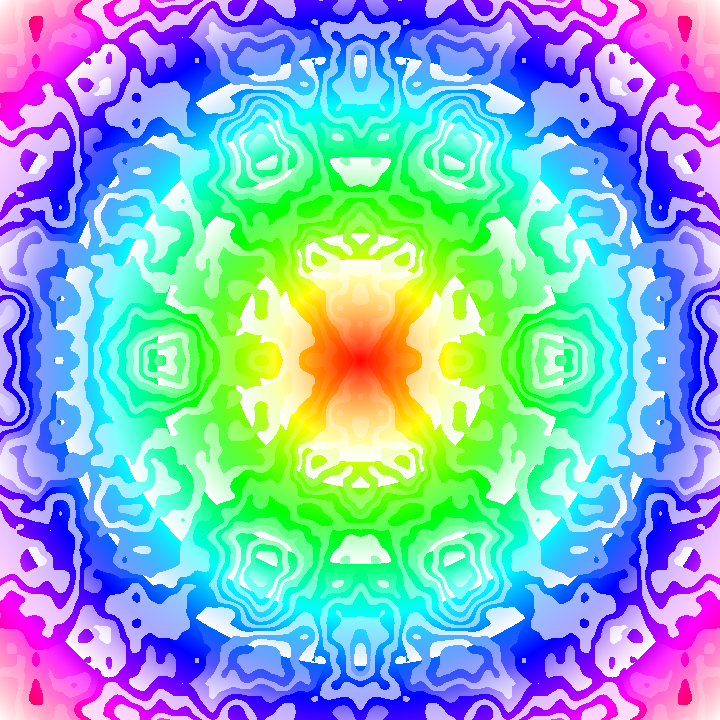
Frame 1 (no input)
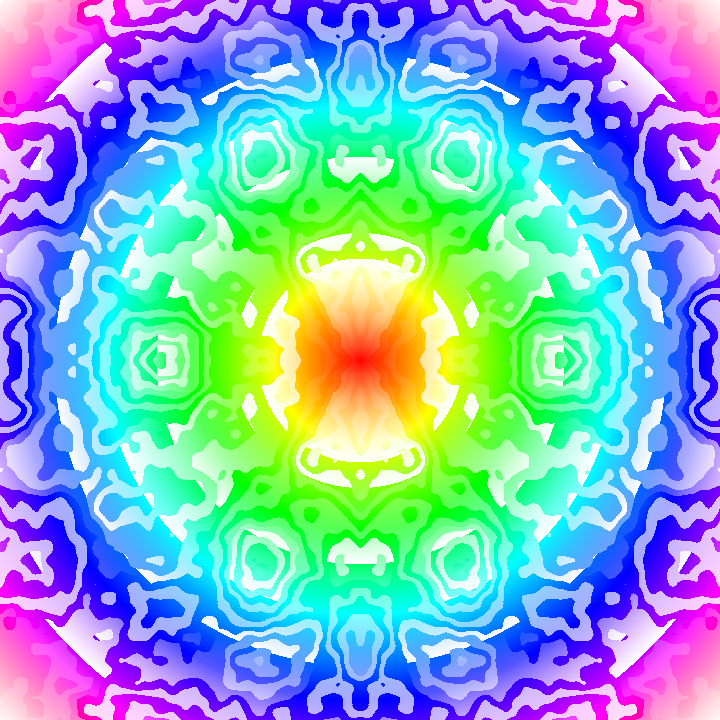
Frame 60 (the mouse pressed at the canvas centre just before this capture)
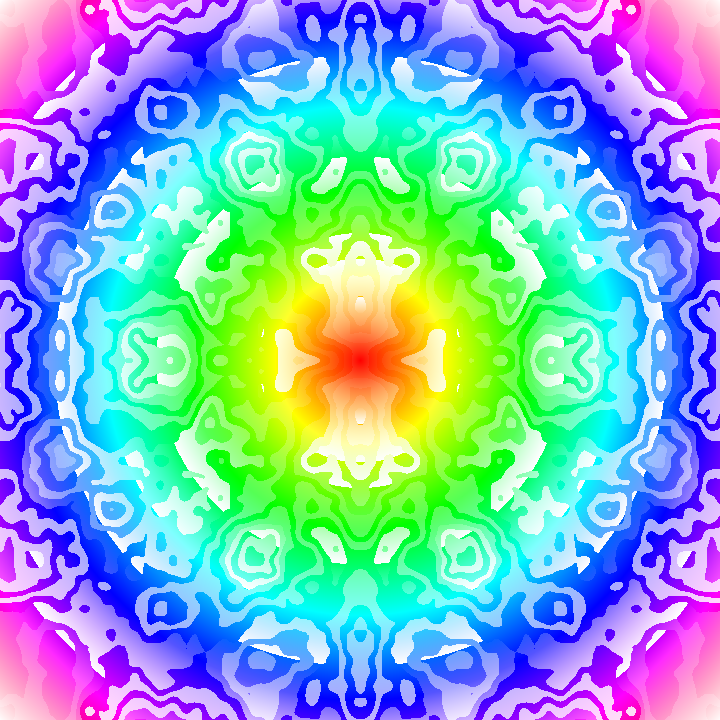
Frame 120 (the mouse held since frame 60 and released just before this capture)

The Processing sketch that drew these frames (run headless with seeded random() and noise(); from frame 60 on, the mouse is pressed at the canvas centre):

// Processing sketch: sketch_1262020_RainbowDistortion
// ── sketch_1262020_RainbowDistortion.pde
int x,y,H=360;float t,d;
void setup(){size(720,720);colorMode(HSB);}
void draw(){t+=.002;
loadPixels();
for(y=0;y<720;y++)
for(x=0;x<720;x++)
pixels[y*720+x]=color(d=dist(0,0,H-x,H-y)/2,255-(d*(int(noise((x-H)*.01,(y-H)*.01,t)*21)&21))%255,H);
updatePixels();}
